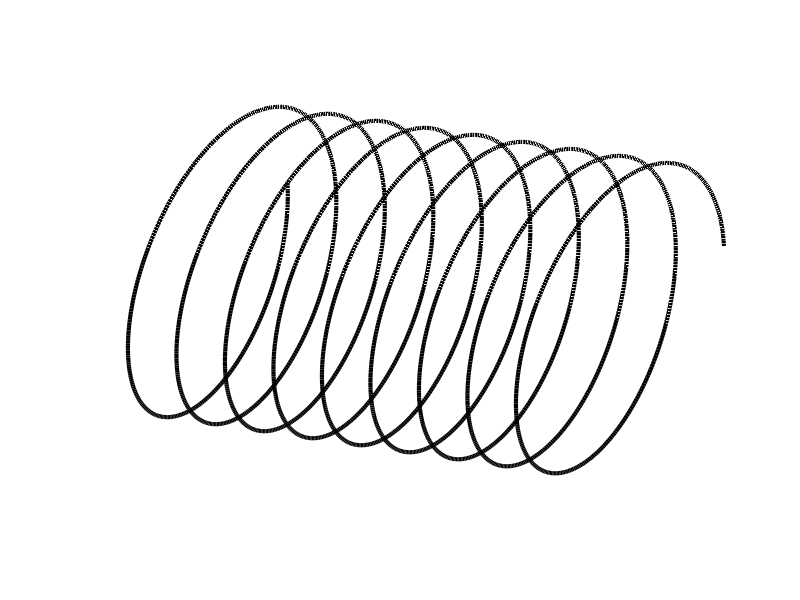
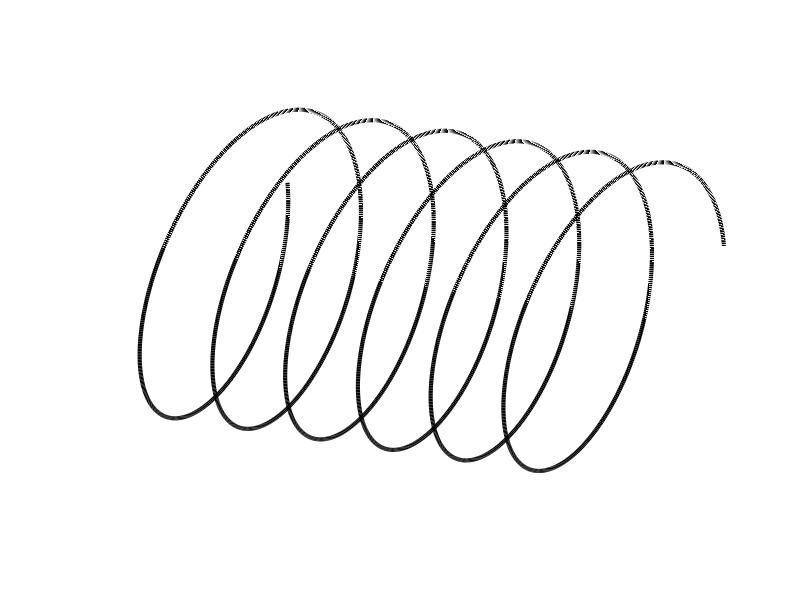
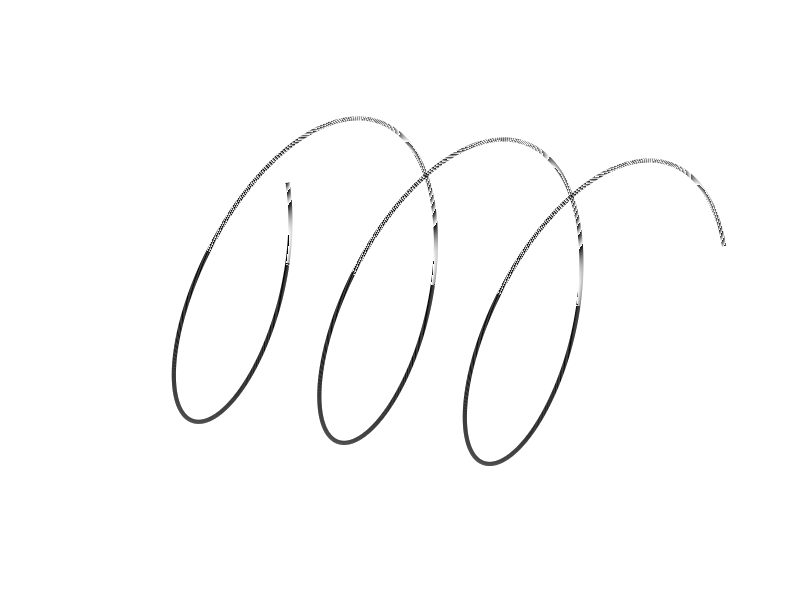
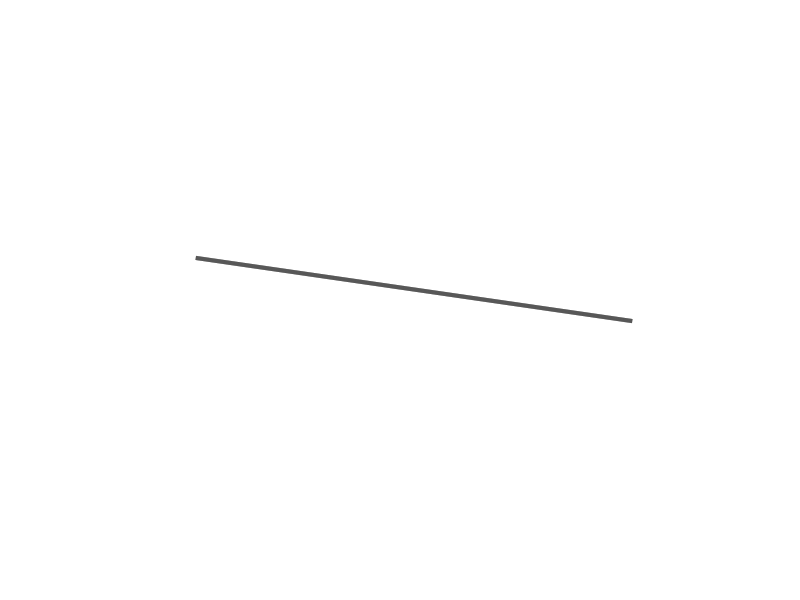

Write MATLAB code to recreate these figures, in order. (Note: this script raises an error after producing the figures.)
clear; close all; clc;
%%
close all;
fs = 1000;
t = 0:1/fs:3;

f =(-6*pi):2*pi:(6*pi);
for i_f = 1:length(f)
    x = exp(1j*f(i_f)*t);
    figure('position',[1000, 558, 315, 190])
    plot3(t, real(x), imag(x),'color','k','linewidth',3);
    set(gca,'visible','off')
    view(22.8, 30.6)
end

%%
close all;
fs = 1000;
t = 0:1/fs:3;

x = exp(1*t).*exp(1j*(6*pi)*t);
figure('position',[1000, 558, 315, 190])
plot3(t, real(x), imag(x),'color','k','linewidth',3);
set(gca,'visible','off')
view(22.8, 30.6)


x = exp((-1)*t).*exp(1j*(6*pi)*t);
figure('position',[1000, 558, 315, 190])
plot3(t, real(x), imag(x),'color','k','linewidth',3);
set(gca,'visible','off')
view(22.8, 30.6)


x = exp((-1.5)*t).*exp(1j*(4*pi)*t);
figure('position',[1000, 558, 315, 190])
plot3(t, real(x), imag(x),'color','k','linewidth',3);
set(gca,'visible','off')
view(22.8, 30.6)

x = exp((1.5)*t).*exp(1j*(4*pi)*t);
figure('position',[1000, 558, 315, 190])
plot3(t, real(x), imag(x),'color','k','linewidth',3);
set(gca,'visible','off')
view(22.8, 30.6)

x = exp((2)*t).*exp(1j*(7*pi)*t);
figure('position',[1000, 558, 315, 190])
plot3(t, real(x), imag(x),'color','k','linewidth',3);
set(gca,'visible','off')
view(22.8, 30.6)



x = exp((-1)*t).*exp(1j*(-3*pi)*t);
figure('position',[1000, 558, 315, 190])
plot3(t, real(x), imag(x),'color','k','linewidth',3);
set(gca,'visible','off')
view(22.8, 30.6)

x = exp((-2)*t).*exp(1j*(-4*pi)*t);
figure('position',[1000, 558, 315, 190])
plot3(t, real(x), imag(x),'color','k','linewidth',3);
set(gca,'visible','off')
view(22.8, 30.6)


%%

fs = 1000;
t = -5:1/fs:5;

f1 = 1.6;
f2 = 0.5;
sigma = 1.1;

figure;
subplot(2,1,1);
plot(t, cos(2*pi*f1*t-0.1),'color',[50, 168, 82]/255,'linewidth',2)
hold on;7
plot(t, 1.5 * cos(2*pi*f2*t),'color','r','linewidth',2)
ylim([-2, 2])
xlabel('t');
ylabel('Fourier basis');

subplot(2,1,2);
plot(t, exp(sigma*t/20) .* cos(2*pi*f1*t-0.1),'color',[50, 168, 82]/255,'linewidth',2)
ylim([-2, 2])
hold on;
plot(t, exp(sigma*t/10) .* cos(2*pi*f2*t),'color','r','linewidth',2)
ylim([-2, 2])
xlabel('t');
ylabel('Laplace basis');

%%

plotXY(-2.5, 2.5, -2.5, 2.5)